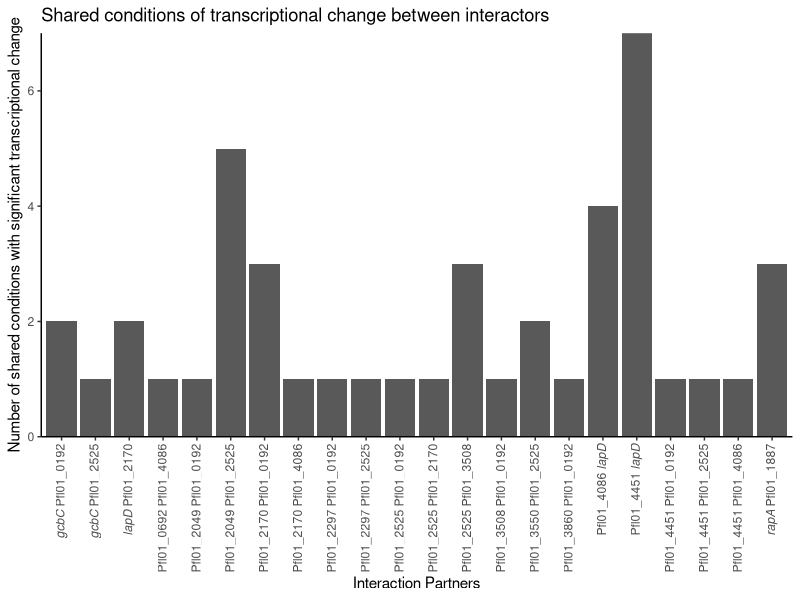

Reproduce this figure in R. (Note: this script raises an error after producing the figure.)
library("gplots")
library(reshape2)
library("igraph")
library(ggplot2)

#
#B2H edge list
#

ord.mat <- read.csv("Data/B2H ordinal matrix.csv", stringsAsFactors = T, check.names = F)

row.names(ord.mat) <- ord.mat[,1]

ord.mat <- as.matrix(ord.mat[,-1])

bin.mat <- ord.mat

bin.mat[which(bin.mat>1)] <- 0

g <- graph.adjacency(bin.mat)
edge.list <- get.edgelist(g)

idx <- !duplicated(t(apply(edge.list, 1, sort)))

edge.list <- edge.list[idx, ]

edge.list <- data.frame(edge.list)

#
#Nanostring ratios
#

dat <- read.csv(file = "Data/Selected_solid.csv", check.names = F, stringsAsFactors = T)

rownames(dat) <- dat[,1]

uni.cols <- which(colnames(dat) =="Uni")

k10.cols <- which(colnames(dat) =="K10")

dat <- dat[,-1]

uni <- dat[,uni.cols-1]

K10 <- dat[,k10.cols-1]

dat <- dat[,-c(uni.cols-1,k10.cols-1)]

dat$K10 <- apply(K10,1,FUN = mean)

row.names(uni) <- rownames(dat)

dat.original <- dat

# convert data to reads per 1000

n <- ncol(uni)

for(i in(1:n)){
  uni[,i] <- (1000*uni[,i]/ sum(uni[,i]))
}

n <- ncol(dat)

for(i in(1:n)){
  dat[,i] <- (1000*dat[,i]/ sum(dat[,i]))
}

# calc SD per carbon in uni

dat.Z <- as.matrix(sweep(sweep(dat, 1, apply(uni,1,mean), FUN = "-"), 1, apply(uni, 1, sd), FUN = "/"))

# calculate p value from Z score matrix

dat.thresh <- as.matrix(log2(sweep(dat, 1, apply(uni,1,mean),  FUN = "/")))

dat.unthresh <- dat.thresh

dat.thresh[p.adjust(2*pnorm(-abs(dat.Z)), method = "BH") >0.05] <- 0

#dat.thresh[abs(dat.thresh) < 1] <- 0

nanostring.phenotypes <- data.frame(Gene = rep(rownames(dat.thresh), each = 50) , 
                                    Condition = rep(colnames(dat.thresh), length(rownames(dat))), Expression = 1)

for(i in 1:length(rownames(dat.thresh))){
  for(j in 1:length(colnames(dat.thresh))){
    nanostring.phenotypes$Expression[(i-1)*50+j] <- dat.thresh[i,j]
  }
}

nanostring.phenotypes$Binary <- 10

nanostring.phenotypes$Binary[nanostring.phenotypes$Expression < 0] <- -1

nanostring.phenotypes$Binary[nanostring.phenotypes$Expression > 0] <- 1

#
# Bring it all together
#

Expression.scoring <- data.frame(X1 = rep(edge.list$X1, each = 50) , X2 = rep(edge.list$X2, each = 50), CS = rep(colnames(dat.thresh)) ,
                                 ExpressionX1 = 50, ExpressionX2 = 50, ScoreX1 = 100, ScoreX2 = 100)

for(i in(1: nrow(dat.thresh))){
  Gene <- row.names(dat.thresh)[i]
  for(j in(1: length(colnames(dat.thresh)))){
CS <- colnames(dat.thresh)[j] 

Expression.scoring$ExpressionX1[Expression.scoring$X1 == Gene & Expression.scoring$CS == CS] <- nanostring.phenotypes$Expression[nanostring.phenotypes$Gene == Gene & nanostring.phenotypes$Condition == CS]
    
Expression.scoring$ExpressionX2[Expression.scoring$X2 == Gene & Expression.scoring$CS == CS] <- nanostring.phenotypes$Expression[nanostring.phenotypes$Gene == Gene & nanostring.phenotypes$Condition == CS]

Expression.scoring$ScoreX1[Expression.scoring$X1 == Gene & Expression.scoring$CS == CS] <- nanostring.phenotypes$Binary[nanostring.phenotypes$Gene == Gene & nanostring.phenotypes$Condition == CS]

Expression.scoring$ScoreX2[Expression.scoring$X2 == Gene & Expression.scoring$CS == CS] <- nanostring.phenotypes$Binary[nanostring.phenotypes$Gene == Gene & nanostring.phenotypes$Condition == CS]

  }
}

Expression.scoring$FinalScore <- 0

Expression.scoring$FinalScore[which(Expression.scoring$ScoreX1 + Expression.scoring$ScoreX2 == 2)] <- 1

Expression.scoring$FinalScore[which(Expression.scoring$ScoreX1 + Expression.scoring$ScoreX2 == -2)] <- 1

Shared <- data.frame(Combination = paste(Expression.scoring$X1[Expression.scoring$FinalScore == 1], 
                                         Expression.scoring$X2[Expression.scoring$FinalScore == 1], sep = " ")
                     , CS = Expression.scoring$CS[Expression.scoring$FinalScore == 1],
                     Score = Expression.scoring$FinalScore[Expression.scoring$FinalScore == 1])

nshared <- data.frame(table(Shared$Combination))

mylabels <- expression(paste(italic("gcbC "),"Pfl01_0192"),
                       paste(italic("gcbC "),"Pfl01_2525"),
                       paste(italic("lapD "),"Pfl01_2170"),
                       "Pfl01_0692 Pfl01_4086",
                       "Pfl01_2049 Pfl01_0192",
                       "Pfl01_2049 Pfl01_2525",
                       "Pfl01_2170 Pfl01_0192",
                       "Pfl01_2170 Pfl01_4086",
                       "Pfl01_2297 Pfl01_0192",
                       "Pfl01_2297 Pfl01_2525",
                       "Pfl01_2525 Pfl01_0192",
                       "Pfl01_2525 Pfl01_2170",
                       "Pfl01_2525 Pfl01_3508",
                       "Pfl01_3508 Pfl01_0192",
                       "Pfl01_3550 Pfl01_2525",
                       "Pfl01_3860 Pfl01_0192",
                       paste("Pfl01_4086 ",italic("lapD")),
                       paste("Pfl01_4451 ",italic("lapD")),
                       "Pfl01_4451 Pfl01_0192",
                       "Pfl01_4451 Pfl01_2525",
                       "Pfl01_4451 Pfl01_4086",
                       paste(italic("rapA "),"Pfl01_1887"),
                       paste(italic("rapA "),"Pfl01_3550"),
                       paste(italic("wspR "),"Pfl01_0192"))
                       
                       

ggplot(data = nshared, aes(Var1, Freq)) +
  geom_bar(stat = "identity")+
  ggtitle("Shared conditions of transcriptional change between interactors") + xlab("Interaction partners") +
  ylab("Number of shared conditions with significant transcriptional change") +
  theme_bw() + theme(panel.border = element_blank(), panel.grid.major = element_blank(),
                     panel.grid.minor = element_blank(), axis.line = element_line(colour = "black")) + 
  theme(axis.text.x = element_text(angle=90, hjust = 1, vjust = 0.5)) +  
  scale_y_continuous(expand = c(0, 0)) +
  scale_x_discrete("Interaction Partners", labels= mylabels)+
  ggsave("Results/boxplot shared transcription for B2H.pdf", width = 15, height = 8, units = "in")

Expression.scoring$Allscore <- 0

Expression.scoring$Allscore[which(Expression.scoring$ScoreX1 + Expression.scoring$ScoreX2 == 2)] <- 1

Expression.scoring$Allscore[which(Expression.scoring$ScoreX1 + Expression.scoring$ScoreX2 == -2)] <- 1

Expression.scoring$Allscore[which(Expression.scoring$ScoreX1 + Expression.scoring$ScoreX2 == 0)] <- 2

Shared.both <- data.frame(X1 = Expression.scoring$X1[Expression.scoring$Allscore >0],
                          X2 = Expression.scoring$X2[Expression.scoring$Allscore > 0],
                          Combination = as.factor(paste(Expression.scoring$X1[Expression.scoring$Allscore >0], 
                                         Expression.scoring$X2[Expression.scoring$Allscore > 0], sep = " "))
                     , CS = Expression.scoring$CS[Expression.scoring$Allscore >0],
                     Score = Expression.scoring$Allscore[Expression.scoring$Allscore >0])

Shared.both$Score[Shared.both$Score == 1] <- "Same"

Shared.both$Score[Shared.both$Score == 2] <- "Opposite"

nshared.same <- data.frame(table(Shared.both$Combination[Shared.both$Score == "Same"]), score = "Same")

nshared.opposite <- data.frame(table(Shared.both$Combination[Shared.both$Score == "Opposite"]), score = "Opposite")

nshared.both <- rbind(nshared.same, nshared.opposite)

ggplot(data = nshared.both, aes(Var1, Freq, fill = score)) +
  geom_bar(stat = "identity")+
  xlab("Interaction pairs") +
  ylab("Number of conditions") +
  theme_bw() + theme(panel.border = element_blank(), panel.grid.major = element_blank(),
                     panel.grid.minor = element_blank(), axis.line.x = element_line(colour = "black", size =0.5), axis.line.y = element_line(colour = "black", size =0.5)) + 
  theme(axis.text.x = element_text(angle=90, hjust = 1, vjust = 0.5, size = 12), legend.key = element_blank(), 
        axis.text.y = element_text(size = 18), text = element_text(size = 25), legend.text = element_text(size = 12)) + 
  scale_y_continuous(expand = c(0, 0)) +
  scale_x_discrete("Interaction Partners", labels= mylabels)+
  ggsave("Results/boxplot shared and opposite transcription for B2H temp.pdf", width = 15, height = 6, units = "in")

sig.changes.df <- nanostring.phenotypes[nanostring.phenotypes$Expression != 0,]

nsig <- data.frame(table(sig.changes.df$Gene))

Expression.scoring$Total1 <- 1000

Expression.scoring$Total2 <- 1000

for(Gene in(nsig$Var1)){
  
  Expression.scoring$Total1[which(Expression.scoring$X1 == Gene)] <- nsig$Freq[nsig$Var1 == Gene]

  Expression.scoring$Total2[Expression.scoring$X2 == Gene] <- nsig$Freq[nsig$Var1 == Gene]
}

nshared.both$Gene1 <- 1

nshared.both$Gene2 <- 1

nshared.both$Gene1 <- sapply(strsplit(as.character(nshared.both$Var1)," "), `[`, 1)

nshared.both$Gene2 <- sapply(strsplit(as.character(nshared.both$Var1)," "), `[`, 2)

for(Gene in(nsig$Var1)){

nshared.both$Counts1[nshared.both$Gene1 == Gene] <- nsig$Freq[nsig$Var1 == Gene]
  
nshared.both$Counts2[nshared.both$Gene2 == Gene] <- nsig$Freq[nsig$Var1 == Gene]

}

nshared.both$Percent1 <- 100*nshared.both$Freq/nshared.both$Counts1

nshared.both$Percent2 <- 100*nshared.both$Freq/nshared.both$Counts2

nshared.p1 <- data.frame(Combination = nshared.both[,1], Percent = nshared.both[,8], score = nshared.both[,3], Gene = nshared.both[,4], Which = 1)

nshared.p2 <- data.frame(Combination = nshared.both[,1], Percent = nshared.both[,9], score = nshared.both[,3], Gene = nshared.both[,5], Which = 2)

nshared.final <- rbind(nshared.p1, nshared.p2)

nshared.final$Combination <- gsub(" ", "\n", nshared.final$Combination)

nshared.final$label <- expression(nshared.final$Gene)

nshared.final$label[which(nshared.final$Gene == "wspR")] <- expression(italic("wspR"))

# mylabels2 <- c(expression(italic("gcbC")), expression(italic("gcbC")), expression(italic("lapD")), expression("Pfl01_0692"), expression("Pfl01_2049"), expression("Pfl01_2049"),
#                expression("Pfl01_2170"), expression("Pfl01_2170"), expression("Pfl01_2297"), expression("Pfl01_2297"), expression("Pfl01_2525"), expression("Pfl01_2525"), 
#                expression("Pfl01_2525"), expression("Pfl01_3508"), expression("Pfl01_3550"), expression("Pfl01_3860"), expression("Pfl01_4086"), expression("Pfl01_4451"), 
#                expression("Pfl01_4451"), expression("Pfl01_4451"), expression("Pfl01_4451"), expression(italic("rapA")), expression(italic("rapA")), expression(italic("wspR")), 
#                expression(italic("gcbC")), expression(italic("gcbC")), expression(italic("lapD")), expression("Pfl01_0692"), expression("Pfl01_2049"), expression("Pfl01_2049"), 
#                expression("Pfl01_2170"), expression("Pfl01_2170"), expression("Pfl01_2297"), expression("Pfl01_2297"), expression("Pfl01_2525"), expression("Pfl01_2525"), 
#                expression("Pfl01_2525"), expression("Pfl01_3508"), expression("Pfl01_3550"), expression("Pfl01_3860"), expression("Pfl01_4086"), expression("Pfl01_4451"), 
#                expression("Pfl01_4451"), expression("Pfl01_4451"), expression("Pfl01_4451"), expression(italic("rapA")), expression(italic("rapA")), expression(italic("wspR")), 
#                expression("Pfl01_0192"), expression("Pfl01_2525"), expression("Pfl01_2170"), expression("Pfl01_4086"), expression("Pfl01_0192"), expression("Pfl01_2525"), 
#                expression("Pfl01_0192"), expression("Pfl01_4086"), expression("Pfl01_0192"), expression("Pfl01_2525"), expression("Pfl01_0192"), expression("Pfl01_2170"), 
#                expression("Pfl01_3508"), expression("Pfl01_0192"), expression("Pfl01_2525"), expression("Pfl01_0192"), expression(italic("lapD")), expression(italic("lapD")), 
#                expression("Pfl01_0192"), expression("Pfl01_2525"), expression("Pfl01_4086"), expression("Pfl01_1887"), expression("Pfl01_3550"), expression("Pfl01_0192"), 
#                expression("Pfl01_0192"), expression("Pfl01_2525"), expression("Pfl01_2170"), expression("Pfl01_4086"), expression("Pfl01_0192"), expression("Pfl01_2525"), 
#                expression("Pfl01_0192"), expression("Pfl01_4086"), expression("Pfl01_0192"), expression("Pfl01_2525"), expression("Pfl01_0192"), expression("Pfl01_2170"), 
#                expression("Pfl01_3508"), expression("Pfl01_0192"), expression("Pfl01_2525"), expression("Pfl01_0192"), expression(italic("lapD")), expression(italic("lapD")), 
#                expression("Pfl01_0192"), expression("Pfl01_2525"), expression("Pfl01_4086"), expression("Pfl01_1887"), expression("Pfl01_3550"), expression("Pfl01_0192"))


ggplot(nshared.final, aes(Which, Percent, fill = score)) +   
  geom_bar(stat="identity") +
  facet_wrap(~Combination, nrow=1, switch  = "x") +
  theme_bw() +
  theme(strip.text.x = element_text(angle = 90, vjust = 1),
        strip.background = element_rect(colour = NA, fill = NA), axis.text.x = element_blank(), axis.ticks.x=element_blank(),
        panel.border = element_blank(), panel.grid.major = element_blank(),
        panel.grid.minor = element_blank(), axis.line.x = element_line(colour = "black", size =0.5), axis.line.y = element_line(colour = "black", size =0.5)) +
  theme(axis.text.y = element_text(size = 15), text = element_text(size = 20), legend.text = element_text(size = 12)) +
  scale_y_continuous(expand = c(0, 0)) +
  ggtitle("Shared conditions of transcriptional change between interactors as a percentage of total number of conditions in which each gene's expression changed") + xlab("Interaction partners") +
  ylab("Shared conditions (%)") +
  ggsave("Results/boxplot shared and opposite transcription for B2H as percentage.pdf", width = 15, height = 8, units = "in")
